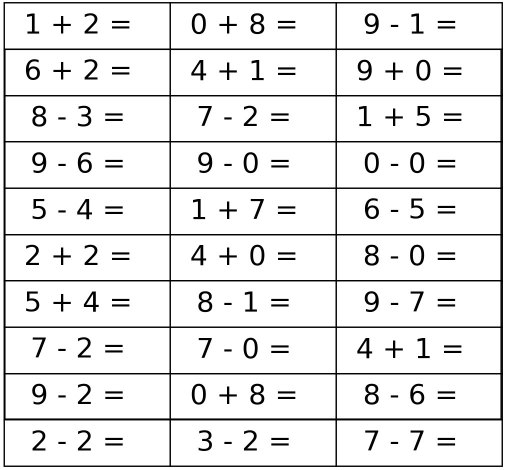
%> input picture Lab/lab3/161220096_3_v1/asset/image/example.png, 1012 x 940 px (shown at 1/2 size)
$ octave my_test.m   (GNU Octave 9; MATLAB toolbox functions it lacks are replaced by stand-ins)
%> lines starting %> are read from the running program, lines starting %| are printed output that depends on the picture; in (x1, y1, x2, y2) boxes, pixels count from 0 and x2, y2 are one past the last pixel; in counts of white or black regions, pixels touching at a corner belong together; the program's own positions count from 1
### Lab/lab3/161220096_3_v1/code/my_calculator.m
function output = my_calculator(input_image)
%in this function, you should finish the character recognition task.
%the input parameter is a matrix of an image which contains several expressions
%the output parameter is a matrix of an image which contains the results of expressions

Im = input_image;
RGB = Im;
Im = im2bw(Im);
Im =  clear_boundary(Im);
L = size(Im);
[m,n] = size(Im);

%对图片按照方格进行划分
max_row = 10;
max_col = 3;

height = floor(L(1)/max_row);
width = floor(L(2)/max_col);

seg = cell(max_row,max_col);
start = cell(max_row,max_col);

%分块
for row = 1:max_row
    for col = 1:max_col
    seg(row,col)= {Im((row-1)*height+1:row*height,(col-1)*width+1:col*width,:)};
    end
end

%把第i帧的图片写为'mi.bmp'保存
res = [];
start = [];
for i=1:max_row*max_col
%     imshow(seg{i});
%     imwrite(seg{i},strcat('./divide_output/m',int2str(i),'.bmp'));
    [a,b] = caculate_line(seg{i});
    res = [res,a];
    start = [start,b];
end

%画出分块的边界，并写出结果
for row = 1:max_row
    for col = 1:max_col
        index = (col-1)*max_row + row;
        scale = max_col*10;
        x = width*(col-1)+start(index)+n/scale;
        y = height*(row-1)+m/(scale-1);
        content = int2str(res(index));
        off = m/(max_row*5);
        position = [x,y+off];
        RGB = insertText(RGB,position,content,'AnchorPoint','LeftCenter','FontSize',60,'BoxOpacity',0);
    end
end
output = RGB;

### Lab/lab3/161220096_3_v1/code/clear_boundary.m
function [output] = clear_boundary(Im)
%CLEAR_BOUNDARY 对图像进行预处理，求出其外接矩形
%   此处显示详细说明

[m,n] = size(Im);
% 先去边框，试探空格
exist = [];
for i = 1:n
    tmp = find(Im(:,i)== 0);
    exist(i) = ~isempty(tmp);
end

% 分块
part = [];
sflag = 0;
eflag = 0;

for i = 1:length(exist)
    if(exist(i)==0 && sflag ==0 && eflag == 0)
        continue;
    elseif(exist(i)==1 && sflag ==0)
        sflag = i;
    elseif(exist(i)==0 && sflag ~=0)
        part = [part;[sflag,i]];
        sflag = 0;
    end
end
% 去边框后的图
left = part(1);
right = part(end);

% 先去边框，试探空格
exist = [];
for i = 1:m
    tmp = find(Im(i,:)== 0);
    exist(i) = ~isempty(tmp);
end

% 分块
part = [];
sflag = 0;
eflag = 0;

for i = 1:length(exist)
    if(exist(i)==0 && sflag ==0 && eflag == 0)
        continue;
    elseif(exist(i)==1 && sflag ==0)
        sflag = i;
    elseif(exist(i)==0 && sflag ~=0)
        part = [part;[sflag,i]];
        sflag = 0;
    end
end

up = part(1);
down = part(end);

output =  Im(up:down,left:right);

end

### Lab/lab3/161220096_3_v1/code/caculate_line.m
function [res,start] = caculate_line(img)
%CACULATE_LINE 此处显示有关此函数的摘要
%   此处显示详细说明
Im = img;
% Im = im2bw(Im); %二值化
[m,n] = size(Im);
% 先去边框
border = 10; %边框所占百分比
left = floor(m/border);
right = floor(m-m/border);
up = floor(n/border);
down = floor(n-n/border);
% 去边框后的图
Im =  Im(left:right,up:down);
[m,n] = size(Im);


height = m;
seg = cell(1,5);

% 试探空格
exist = [];
for i = 1:n
    tmp = find(Im(:,i)== 0);
    exist(i) = ~isempty(tmp);
end

% 分块

part = [];
sflag = 0;
eflag = 0;
offset = floor(n/30);

for i = 1:length(exist)
    if(exist(i)==0 && sflag ==0 && eflag == 0)
        continue;
    elseif(exist(i)==1 && sflag ==0)
        sflag = i;
    elseif(exist(i)==0 && sflag ~=0)
        part = [part;[sflag,i]];
        sflag = 0;
    end
end
last = part(4,2);
part = [part;[last+offset+1,last+offset]];
start = last+ offset + 1;

for col = 1:5
    seg(1,col)= {Im(1:height,part(col,1)-offset:part(col,2)+offset,:)};
end

% [16 lines of commented-out code are left out]

if my_operator(seg{2})=='+'
    res = true_digit(seg{1})-'0' + true_digit(seg{3})-'0';
    display(strcat(true_digit(seg{1}),'+' ,true_digit(seg{3}),'=',int2str(res)));
else
    res = (true_digit(seg{1})-'0') - (true_digit(seg{3})-'0');
    display(strcat(true_digit(seg{1}),'-' ,true_digit(seg{3}),'=',int2str(res)));
end

end

### Lab/lab3/161220096_3_v1/code/my_operator.m
function output = my_operator(input_image)
%in this function, you should finish the operator recognition task.
%the input parameter is a matrix of an image which contains an operator.
%the output parameter represents which operator it is.

% = £º0.5730
% + £º0.2422
% - £º0.8667

img = input_image;
img = clear_boundary(img);
[m,n] = size(img);
cnts = 0;
for i=1:m
    for j=1:n
        if img(i,j)==0
            cnts = cnts+1;
        end
    end
end
out = cnts/(m*n);

if out>0.8
    output = '-';
elseif out < 0.4
    output = '+';
else
    output = '=';
end

### Lab/lab3/161220096_3_v1/code/true_digit.m
function [output] = true_digit(input_image)
%TRUE_DIGIT 用匹配的方法来匹配数字
%   此处显示详细说明
    I = clear_boundary(input_image);
    I = imresize(I,[40,25]);
    res = 0;
    sim = match(I,0);
    for i=1:9
        tmp = match(I,i);
        if tmp > sim
            res = i;
            sim = tmp;
        end
    end
    output = res + '0';
end

function [output] = match(A,k)
    normal = imread(strcat('../asset/image/normal/',int2str(k),'.png'));
    B=imresize(normal,[40,25]);
    if ~islogical(A)
        A = im2bw(A);
    end
    if ~islogical(B)
        A = im2bw(B);
    end
    cnts = 0;
    for i = 1:40
        for j=1:25
            if A(i,j)==B(i,j)
                cnts = cnts+1;
            end
        end
    end
%     display(['i=', num2str(k), ' p=', num2str(cnts/(40*25))]);
    output = cnts;
end

### Lab/lab3/161220096_3_v1/code/my_test.m
%DIP19 Assignment 3
%Character Recongnition

clc; clear all;
imgInput = imread('../asset/image/example.png');
%> imgInput is the input picture: size 940x1012x3 uint8; min 0, max 255, mean 232.2
% [5 lines of commented-out code are left out]
imgOutput = my_calculator(imgInput);
%> after the loop in clear_boundary, `for i = 1:n`: exist = 1012 values, max 1 at index 8, min 0 at index 1, mean 0.987
%> the loop in clear_boundary, `for i = 1:length(exist)` made 1012 passes
%> sflag on pass 8: 8
%> after the loop in clear_boundary, `for i = 1:length(exist)`: part = [8 1007]; sflag = 0
%> in clear_boundary, `left = part(1);`: left = 8
%> in clear_boundary, `right = part(end);`: right = 1007
%> after the loop in clear_boundary, `for i = 1:m`: exist = 940 values, max 1 at index 5, min 0 at index 1, mean 0.989
%> the loop in clear_boundary, `for i = 1:length(exist)` made 940 passes
%> sflag on pass 5: 5
%> after the loop in clear_boundary, `for i = 1:length(exist)`: part = [5 935]; sflag = 0
%> in clear_boundary, `up = part(1);`: up = 5
%> in clear_boundary, `down = part(end);`: down = 935
%> in clear_boundary, `output =  Im(up:down,left:right);`:
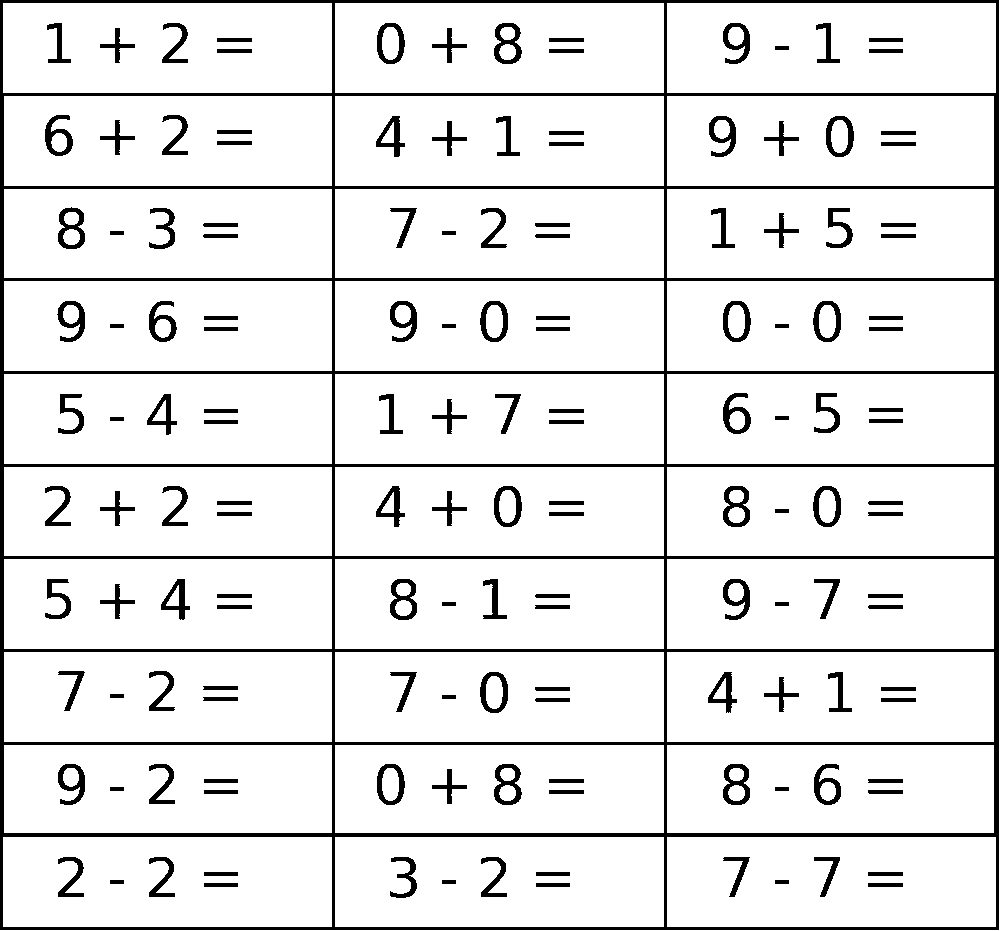
%> output: size 931x1000 logical; 90.8% white; 151 black regions, largest, box (x1, y1, x2, y2) and area: (0, 0, 999, 930) 46866, (494, 23, 522, 64) 552, (494, 764, 522, 805) 551
%> after the loop in my_calculator, `for row = 1:max_row`: seg = 30 items
%> in caculate_line, `Im = img;`:
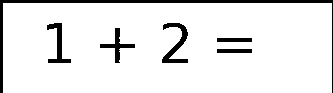
%> Im: size 93x333 logical; 91.5% white; 6 black regions, box (x1, y1, x2, y2) and area: (0, 0, 333, 93) 1359, (162, 23, 188, 63) 395, (47, 23, 71, 63) 322, (100, 28, 135, 63) 288, (217, 38, 252, 42) 140, (217, 49, 252, 53) 140
%> in caculate_line, `Im =  Im(left:right,up:down);`:
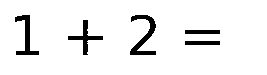
%> Im: size 75x267 logical; 93.6% white; 5 black regions, box (x1, y1, x2, y2) and area: (130, 15, 156, 55) 395, (15, 15, 39, 55) 322, (68, 20, 103, 55) 288, (185, 30, 220, 34) 140, (185, 41, 220, 45) 140
%> the loop in caculate_line, `for i = 1:n` made 267 passes
%> tmp on passes 16 to 18: [18; 19; 20; 21; 22], [18; 19; 20; 21; 22; 52; 53; 54; 55], [17; 18; 19; 20; 21; 52; 53; 54; 55]
%> after the loop in caculate_line, `for i = 1:n`: exist = 267 values, max 1 at index 16, min 0 at index 1, mean 0.449
%> the loop in caculate_line, `for i = 1:length(exist)` made 267 passes
%> (part, sflag) on pass 40: ([16 40], 0)
%> after the loop in caculate_line, `for i = 1:length(exist)`: part = [16 40; 69 104; 131 157; 186 221]
%> in caculate_line, `last = part(4,2);`: last = 221
%> in caculate_line, `part = [part;[last+offset+1,last+offset]];`: part = [16 40; 69 104; 131 157; 186 221; 230 229]
%> in caculate_line, `start = last+ offset + 1;`: start = 230
%> after the loop in caculate_line, `for col = 1:5`: seg = 5 items
%> in my_operator, `img = input_image;`:
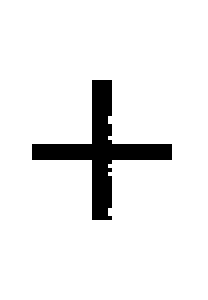
%> img: size 75x52 logical (shown 4 times larger); 92.6% white; 1 black region, box (x1, y1, x2, y2) and area: (8, 20, 43, 55) 288
%> after the loop in clear_boundary (call 2), `for i = 1:n`: exist = 52 values, max 1 at index 9, min 0 at index 1, mean 0.673
%> the loop in clear_boundary (call 2), `for i = 1:length(exist)` made 52 passes
%> (part, sflag) on pass 44: ([9 44], 0)
%> in clear_boundary (call 2), `left = part(1);`: left = 9
%> in clear_boundary (call 2), `right = part(end);`: right = 44
%> the loop in clear_boundary (call 2), `for i = 1:m` made 75 passes
%> tmp on passes 21 to 28: [24 25 26 27 28], [24 25 26 27 28], [24 25 26 27 28], [24 25 26 27 28], [24 25 26 27 28], [24 25 26 27 28], [24 25 26 27 28], [24 25 26 27 28]
%> after the loop in clear_boundary (call 2), `for i = 1:m`: exist = 75 values, max 1 at index 21, min 0 at index 1, mean 0.467
%> the loop in clear_boundary (call 2), `for i = 1:length(exist)` made 75 passes
%> (part, sflag) on pass 56: ([21 56], 0)
%> in clear_boundary (call 2), `up = part(1);`: up = 21
%> in clear_boundary (call 2), `down = part(end);`: down = 56
%> in clear_boundary (call 2), `output =  Im(up:down,left:right);`:
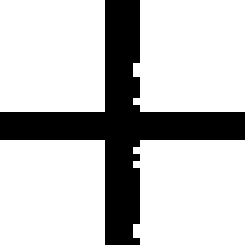
%> output: size 36x36 logical (shown 7 times larger); 77.8% white; 1 black region, box (x1, y1, x2, y2) and area: (0, 0, 35, 35) 288
%> after the loop in my_operator, `for i=1:m`: cnts = 288
%> in my_operator, `out = cnts/(m*n);`: out = 0.222
%> in clear_boundary (call 3), `[m,n] = size(Im);`: n = 41
%> the loop in clear_boundary (call 3), `for i = 1:n` made 41 passes
%> after the loop in clear_boundary (call 3), `for i = 1:n`: exist = 41 values, max 1 at index 9, min 0 at index 1, mean 0.585
%> the loop in clear_boundary (call 3), `for i = 1:length(exist)` made 41 passes
%> (part, sflag) on pass 33: ([9 33], 0)
%> in clear_boundary (call 3), `right = part(end);`: right = 33
%> the loop in clear_boundary (call 3), `for i = 1:m` made 75 passes
%> tmp on passes 16 to 23: [16 17 18 19 20 21 22 23], [11 12 13 14 15 16 17 18 19 20 21 22 23], [9 10 11 12 13 14 15 16 17 18 19 20 21 22 23], [9 10 11 12 13 14 15 16 17 18 19 20 21 22 23], [9 10 11 12 13 14 15 16 17 18 19 20 21 22 23], [9 10 11 12 13 14 15 19 20 21 22 23], [9 10 19 20 21 22 23], [19 20 21 22 23]
%> after the loop in clear_boundary (call 3), `for i = 1:m`: exist = 75 values, max 1 at index 16, min 0 at index 1, mean 0.533
%> the loop in clear_boundary (call 3), `for i = 1:length(exist)` made 75 passes
%> (part, sflag) on pass 56: ([16 56], 0)
%> in clear_boundary (call 3), `up = part(1);`: up = 16
%> in clear_boundary (call 3), `output =  Im(up:down,left:right);`:
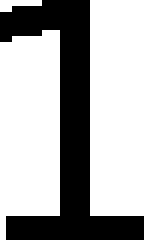
%> output: size 41x25 logical (shown 6 times larger); 68.6% white; 1 black region, box (x1, y1, x2, y2) and area: (0, 0, 24, 40) 322
%> in true_digit, `I = imresize(I,[40,25]);`:
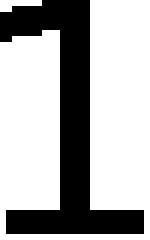
%> I: size 40x25 logical (shown 6 times larger); 68.3% white; 1 black region, box (x1, y1, x2, y2) and area: (0, 0, 24, 39) 317
%> the run ends on the next line

$ run again, with Lab/lab3/161220096_3_v1/asset/image/1.png copied over Lab/lab3/161220096_3_v1/asset/image/example.png
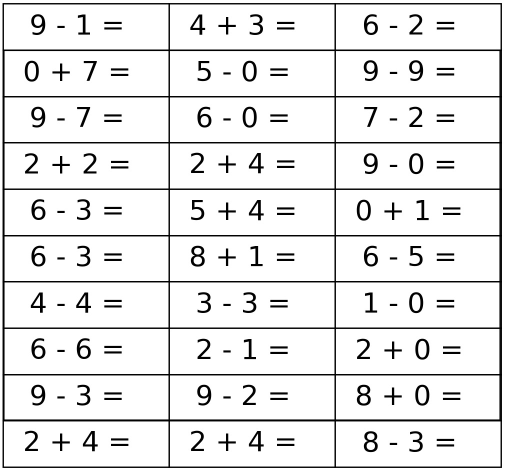
%> input picture Lab/lab3/161220096_3_v1/asset/image/1.png, 1016 x 944 px (shown at 1/2 size)
%> imgInput is the input picture: size 944x1016x3 uint8; min 0, max 255, mean 232.3
%> after the loop in clear_boundary, `for i = 1:n`: exist = 1016 values, max 1 at index 6, min 0 at index 1, mean 0.983
%> the loop in clear_boundary, `for i = 1:length(exist)` made 1016 passes
%> sflag on pass 6: 6
%> after the loop in clear_boundary, `for i = 1:length(exist)`: part = [6 1005]; sflag = 0
%> in clear_boundary, `left = part(1);`: left = 6
%> in clear_boundary, `right = part(end);`: right = 1005
%> after the loop in clear_boundary, `for i = 1:m`: exist = 944 values, max 1 at index 7, min 0 at index 1, mean 0.985
%> the loop in clear_boundary, `for i = 1:length(exist)` made 944 passes
%> sflag on pass 7: 7
%> after the loop in clear_boundary, `for i = 1:length(exist)`: part = [7 937]; sflag = 0
%> in clear_boundary, `up = part(1);`: up = 7
%> in clear_boundary, `down = part(end);`: down = 937
%> in clear_boundary, `output =  Im(up:down,left:right);`:
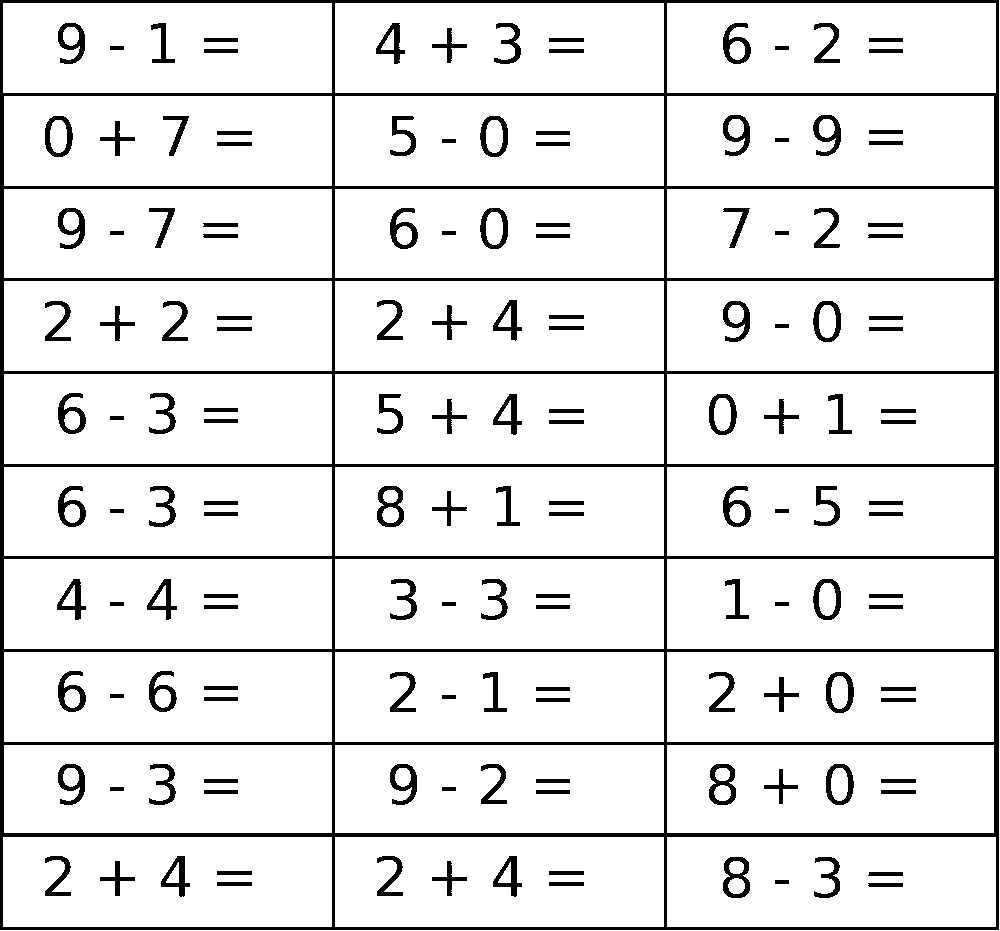
%> output: size 931x1000 logical; 90.8% white; 151 black regions, largest, box (x1, y1, x2, y2) and area: (0, 0, 999, 930) 46866, (709, 764, 736, 805) 545, (377, 486, 404, 527) 544
%> after the loop in my_calculator, `for row = 1:max_row`: seg = 30 items
%> the loop in caculate_line, `for i = 1:n` made 267 passes
%> tmp on passes 27, 28, 35: [24; 25; 26; 27; 28; 29; 30; 31; 32; 33; 34], [22; 23; 24; 25; 26; 27; 28; 29; 30; 31; 32; 33; 34; 35; 36], [16; 17; 18; 19; 20; 37; 38; 39; 40; 41; 53; 54; 55; 56]
%> after the loop in caculate_line, `for i = 1:n`: exist = 267 values, max 1 at index 27, min 0 at index 1, mean 0.371
%> the loop in caculate_line, `for i = 1:length(exist)` made 267 passes
%> (part, sflag) on pass 54: ([27 54], 0)
%> after the loop in caculate_line, `for i = 1:length(exist)`: part = [27 54; 79 93; 120 144; 173 207]
%> last = 207
%> in caculate_line, `part = [part;[last+offset+1,last+offset]];`: part = [27 54; 79 93; 120 144; 173 207; 216 215]
%> start = 216
%> after the loop in caculate_line, `for col = 1:5`: seg = 5 items
%> img: size 75x31 logical; 97.6% white; 1 black region, box (x1, y1, x2, y2) and area: (8, 38, 22, 42) 56
%> the loop in clear_boundary (call 2), `for i = 1:length(exist)` made 31 passes
%> (part, sflag) on pass 23: ([9 23], 0)
%> the loop in clear_boundary (call 2), `for i = 1:length(exist)` made 75 passes
%> (part, sflag) on pass 43: ([39 43], 0)
%> after the loop in my_operator, `for i=1:m`: cnts = 56
%> out = 0.747
%> output: size 42x28 logical; 57% white; 1 black region, box (x1, y1, x2, y2) and area: (0, 0, 27, 41) 506
%> in true_digit, `I = imresize(I,[40,25]);`:
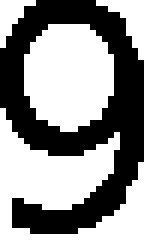
%> I: size 40x25 logical (shown 6 times larger); 57.6% white; 1 black region, box (x1, y1, x2, y2) and area: (0, 0, 24, 39) 424

$ run again, with Lab/lab3/161220096_3_v1/asset/image/2.png copied over Lab/lab3/161220096_3_v1/asset/image/example.png
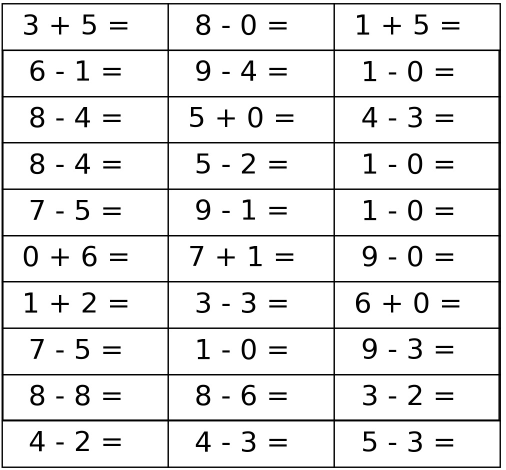
%> input picture Lab/lab3/161220096_3_v1/asset/image/2.png, 1012 x 940 px (shown at 1/2 size)
%> imgInput is the input picture: size 940x1012x3 uint8; min 0, max 255, mean 232.4
%> after the loop in clear_boundary, `for i = 1:n`: exist = 1012 values, max 1 at index 4, min 0 at index 1, mean 0.987
%> the loop in clear_boundary, `for i = 1:length(exist)` made 1012 passes
%> sflag on pass 4: 4
%> after the loop in clear_boundary, `for i = 1:length(exist)`: part = [4 1003]; sflag = 0
%> in clear_boundary, `left = part(1);`: left = 4
%> in clear_boundary, `right = part(end);`: right = 1003
%> after the loop in clear_boundary, `for i = 1:m`: exist = 940 values, max 1 at index 7, min 0 at index 1, mean 0.989
%> the loop in clear_boundary, `for i = 1:length(exist)` made 940 passes
%> sflag on pass 7: 7
%> after the loop in clear_boundary, `for i = 1:length(exist)`: part = [7 937]; sflag = 0
%> in clear_boundary, `up = part(1);`: up = 7
%> in clear_boundary, `down = part(end);`: down = 937
%> in clear_boundary, `output =  Im(up:down,left:right);`:
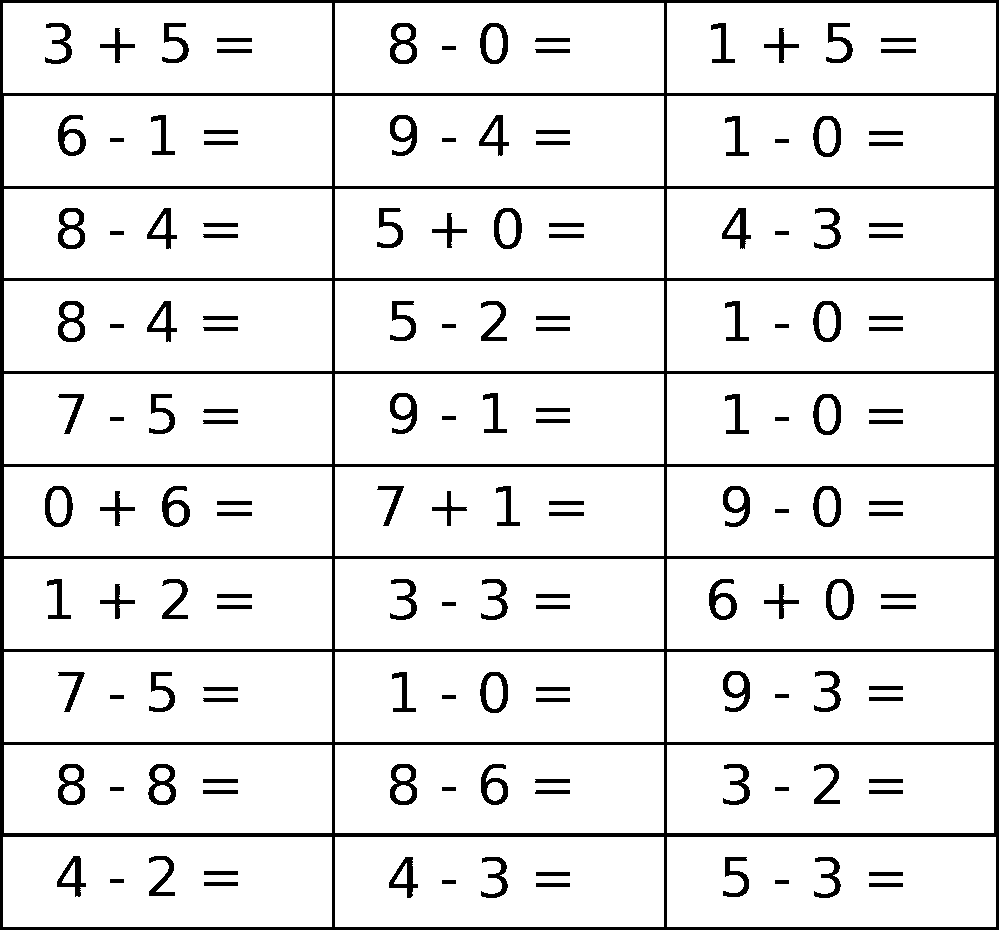
%> output: size 931x1000 logical; 90.9% white; 151 black regions, largest, box (x1, y1, x2, y2) and area: (0, 0, 999, 930) 46866, (148, 764, 176, 805) 554, (58, 301, 85, 342) 545
%> after the loop in my_calculator, `for row = 1:max_row`: seg = 30 items
%> the loop in caculate_line, `for i = 1:n` made 267 passes
%> tmp on passes 14 to 16: [50; 51; 52; 53; 54], [17; 18; 19; 20; 51; 52; 53; 54; 55], [17; 18; 19; 20; 51; 52; 53; 54; 55]
%> after the loop in caculate_line, `for i = 1:n`: exist = 267 values, max 1 at index 14, min 0 at index 1, mean 0.464
%> the loop in caculate_line, `for i = 1:length(exist)` made 267 passes
%> (part, sflag) on pass 41: ([14 41], 0)
%> after the loop in caculate_line, `for i = 1:length(exist)`: part = [14 41; 69 104; 131 158; 186 221]
%> last = 221
%> in caculate_line, `part = [part;[last+offset+1,last+offset]];`: part = [14 41; 69 104; 131 158; 186 221; 230 229]
%> start = 230
%> after the loop in caculate_line, `for col = 1:5`: seg = 5 items
%> img: size 75x52 logical; 92.5% white; 1 black region, box (x1, y1, x2, y2) and area: (8, 20, 43, 55) 292
%> the loop in clear_boundary (call 2), `for i = 1:length(exist)` made 52 passes
%> (part, sflag) on pass 44: ([9 44], 0)
%> the loop in clear_boundary (call 2), `for i = 1:m` made 75 passes
%> tmp on passes 21 to 28: [24 25 26 27 28], [24 25 26 27], [24 25 26 27 28], [24 25 26 27], [24 25 26 27 28], [24 25 26 27 28], [24 25 26 27 28], [24 25 26 27 28]
%> the loop in clear_boundary (call 2), `for i = 1:length(exist)` made 75 passes
%> (part, sflag) on pass 56: ([21 56], 0)
%> output: size 36x36 logical; 77.5% white; 1 black region, box (x1, y1, x2, y2) and area: (0, 0, 35, 35) 292
%> after the loop in my_operator, `for i=1:m`: cnts = 292
%> out = 0.225
%> output: size 42x28 logical; 64.9% white; 1 black region, box (x1, y1, x2, y2) and area: (0, 0, 27, 41) 413
%> in true_digit, `I = imresize(I,[40,25]);`:
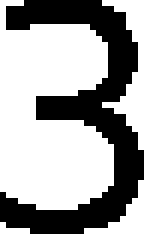
%> I: size 40x25 logical (shown 6 times larger); 64.8% white; 1 black region, box (x1, y1, x2, y2) and area: (0, 0, 24, 39) 352
